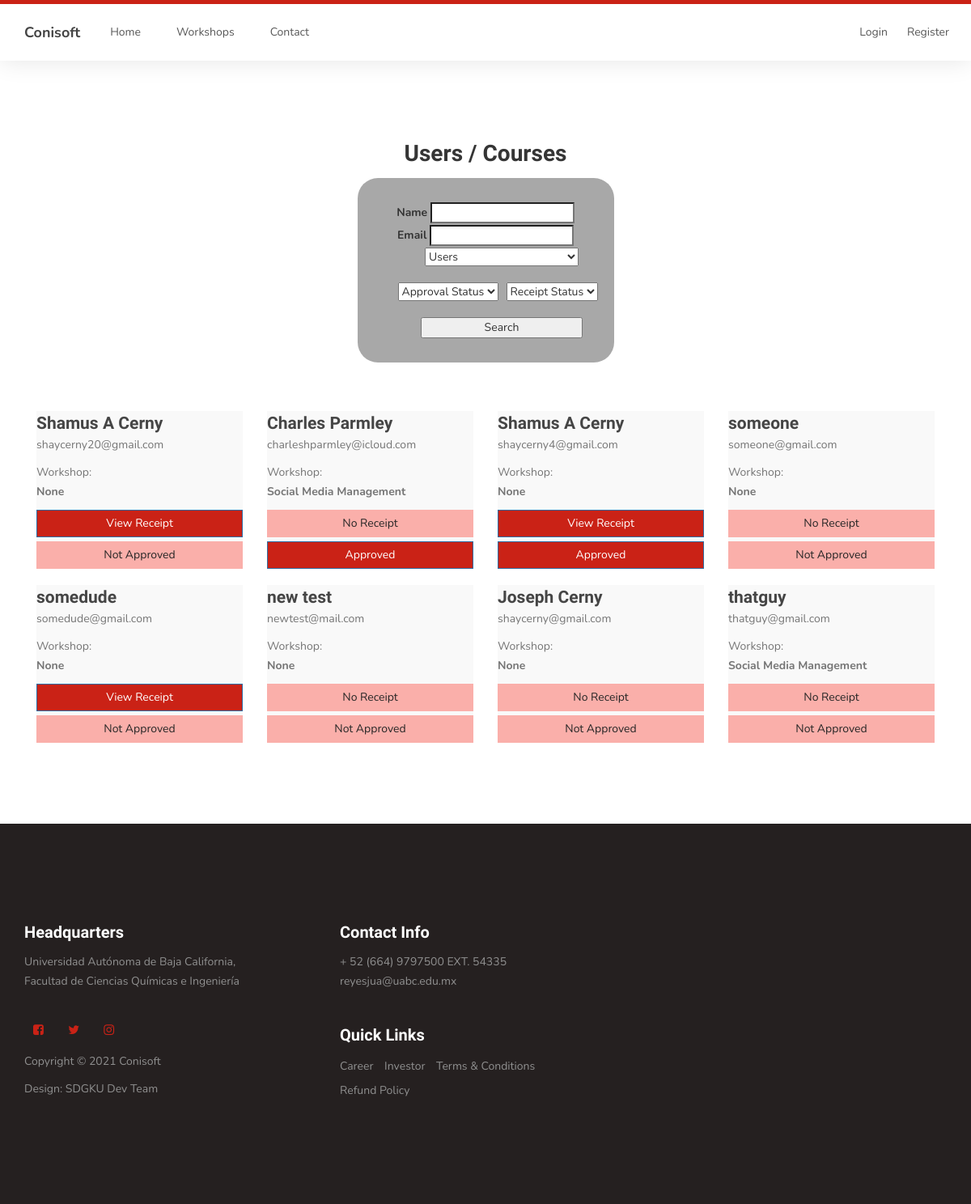
The page /manage on the database as committed earlier.
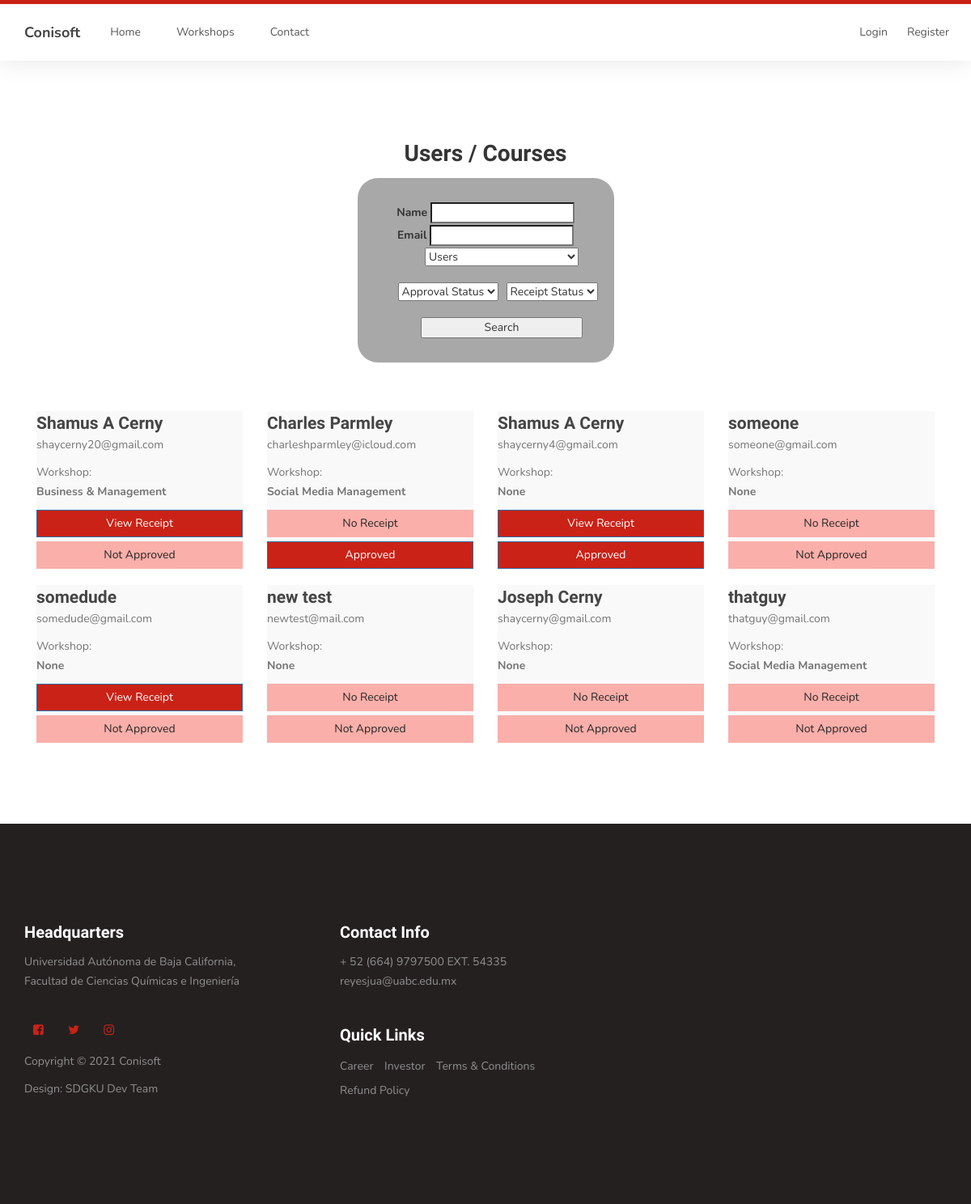
The same page on the database as committed later.
### mainApp/models.py (models this page shows, shortened)
class User(AbstractBaseUser):
    context_object_name = 'User'
    email = models.EmailField(
        verbose_name='email address',
        max_length=255,
        unique=True,
    )
    is_active = models.BooleanField(default=True)
    staff = models.BooleanField(default=False) # a admin user; non super-user
    admin = models.BooleanField(default=False) # a superuser
    Full_Name = models.CharField(max_length=200)
    industry_type = models.CharField(max_length=200)
    presenter = models.BooleanField(default=False)
    approved = models.BooleanField(default=False) # reciept approval
    paper = models.FileField('paper', upload_to='papers/', null=True, blank=True)
    guests = models.IntegerField(default=0, null=True)
    courses_subscribed = models.IntegerField(default=0)
    receipt_photo = models.ImageField('Receipt Photo', upload_to='receipts/', null=True, default='None')
    course_1_name = models.CharField(max_length=200, null=True, blank=True, default='None')
    course_1_id = models.IntegerField(default=0, null=True)
    course_1_link = models.CharField(max_length=200, null=True, default='None')
    USERNAME_FIELD = 'email'
    REQUIRED_FIELDS = [] # Email & Password are required by default.
    objects = UserManager()

### mainApp/views.py (the view)
# urls.py: path('manage', ManageView.as_view(), name='manage'),
class ManageView(ListView):
    model = User
    template_name = 'manage.html'
    context_object_name = 'search_results'
    def get_queryset(self):
       result = super(ManageView, self).get_queryset()
       name_search = self.request.GET.get('name_search')
       email_search = self.request.GET.get('email_search')
       approval_search = self.request.GET.get('approval_type')
       receipt_search = self.request.GET.get('receipt_search')
       print(f'Name: {name_search}\nEmail: {email_search}\nApproval: {approval_search}\nReceipt: {receipt_search}')
       if email_search or approval_search or name_search or receipt_search:
          user_results = User.objects.filter(Full_Name__contains=name_search, email__contains=email_search,
		  approved__contains=approval_search, receipt_photo__contains=receipt_search)
          workshop_results = Course.objects.filter(name__contains=name_search, email__contains=email_search,
          approved__contains=approval_search)
          result = (list(chain(user_results, workshop_results)))
       else:
           user_results = User.objects.all()
           workshop_results = Course.objects.all()
           result = (list(chain(user_results, workshop_results)))
       return result

### templates/manage.html (shortened to what the changed rows need)
{% extends 'base.html' %}
{% load static %}
{% block content %}
<section id="courses">
    <div class="container">
        <div class="row">
            <div class="section-title">
                <h2>Users / Courses</h2>
            </div>
        </div>
    </div>
    <div class="container">
        <div class="row" id="hidden_div">
            <div class="col-md-12 col-sm-12">
                {% for user in search_results %}
                {% if user.Full_Name %}
                <div class="col-md-3 col-sm-3">
                    <div class="item">
                        <div class="courses-thumb">
                            <div class="card" style="width: 100%;">
                                <div class="card-body">
                                    <a href="/admin/mainApp/user/{{user.id}}/change/">
                                        <h3 class="card-title">{{ user.Full_Name }}</h3>
                                    </a>
                                    <a href="/admin/mainApp/user/{{user.id}}/change/">
                                        <p class="card-text">{{ user.email }}</p>
                                    </a>
                                    <a href="/admin/mainApp/user/{{user.id}}/change/">
                                        <p class="card-text">Workshop: <br><strong>{{ user.course_1_name }}
                                                <br>{{user.course_2_name }}</strong></p>
                                    </a>
                                    {% if user.receipt_photo != 'None' %}
                                    <a href='{{ user.receipt_photo.url}}' class="btn btn-primary"
                                        style="width: 100%; margin-bottom: 5px; background-color: #ca2216; border-radius: 0;"
                                        alt="Missing">View Receipt</a>
                                    {% else %}
                                    <a href='/admin/mainApp/user/{{user.id}}/change/' class="btn btn-outline-primary"
                                        style="width: 100%; background-color: #fc140452; margin-bottom: 5px; border-radius: 0;"
                                        alt="Missing">No Receipt</a>
                                    {% endif %}
                                    <br>
                                    {% if user.approved == True %}
                                    <a href="/admin/mainApp/user/{{user.id}}/change/" class="btn btn-primary"
                                        style="width: 100%; background-color: #ca2216; border-radius: 0;">Approved</a>
                                    {% else %}
                                    <a href="/admin/mainApp/user/{{user.id}}/change/" class="btn btn-outline-primary"
                                        style="width: 100%; background-color: #fc140452; border-radius: 0;">Not
                                        Approved</a>
                                    {% endif %}
                                </div>
                            </div>
                        </div>
                    </div>
                </div>
                {% endif %}
                {% empty %}
                <h1>No Results</h1>
                {% endfor %}
            </div>
        </div>
    </div>
</section>
{% endblock %}

Rows that differ between the two databases and show on the page:
changed User "shaycerny20@gmail.com": course_1_name "None" → "Business & Management"
